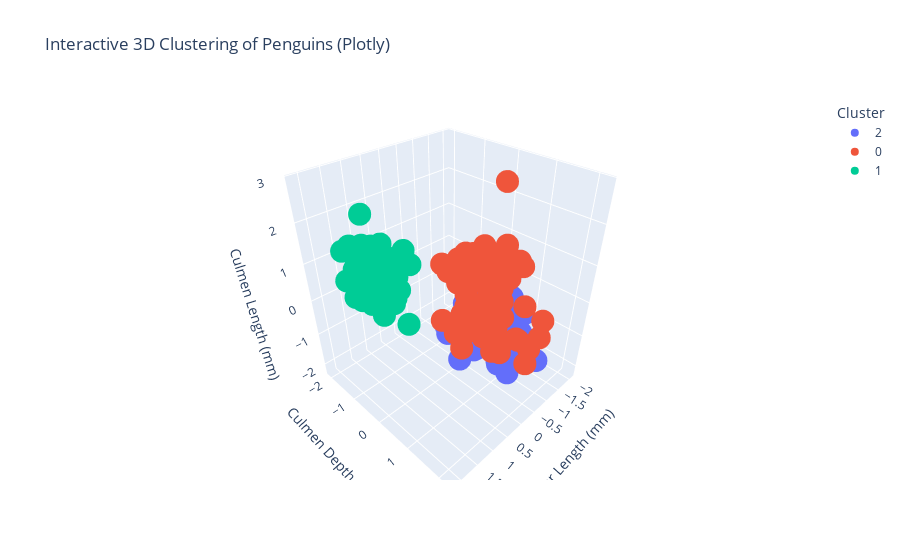

Here is the notebook cell this chart was saved with:
### Markdown cell above
### 🌐 Interactive 3D Visualization with Plotly

The static matplotlib plot above provides a good overview, but an **interactive 3D visualization** offers much better exploration capabilities. The Plotly visualization below allows you to:

- **Rotate and zoom** the 3D plot for different viewing angles
- **Hover over points** to see exact values
- **Toggle clusters** on/off using the legend
- **Better understand** the spatial relationships between clusters

This interactivity is particularly valuable for:
- **Portfolio presentations** - Impressive, professional visualizations
- **Detailed analysis** - Explore cluster boundaries and outliers
- **Scientific communication** - Engage stakeholders with dynamic plots

### Code cell
# Interactive 3D cluster visualization with Plotly
import plotly.express as px
fig = px.scatter_3d(
    penguins_df_scaled,
    x='flipper_length_mm',
    y='culmen_depth_mm',
    z='culmen_length_mm',
    color=penguins_df['stat_penguins'].astype(str),
    labels={
        'flipper_length_mm': 'Flipper Length (mm)',
        'culmen_depth_mm': 'Culmen Depth (mm)',
        'culmen_length_mm': 'Culmen Length (mm)',
        'color': 'Cluster'
    },
    title='Interactive 3D Clustering of Penguins (Plotly)'
)
fig.show()
